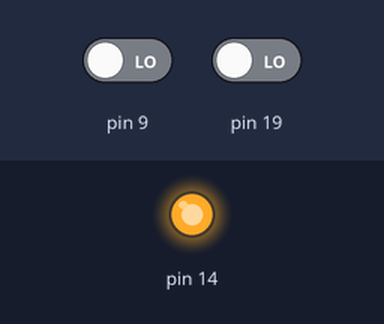
The sketch below on a simulated Arduino Uno, built with avr-gcc and run on an emulated ATmega328P. Shown: output pins drawn as LEDs (lit = HIGH). The test bench sets the inputs (shaded band); at power-on: pin 9 LOW, pin 19 LOW. What the sketch prints to the serial monitor is not drawn.

Above: at 0.1 s.
At 9.1 s:
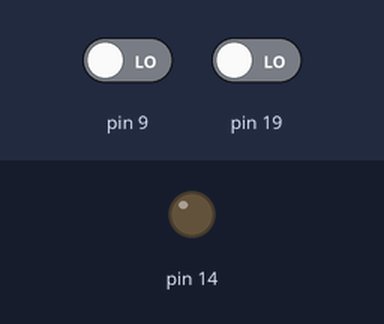
Timing chart, 0 to 10.6 s (numbered marks = the images above):
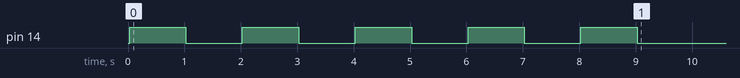

The sketch:

test_SAMD21.ino
```cpp
/**
 * @file Test_SAMD21.ino
 * @author Lee A. Congdon (lee@silversat.org)
 * @brief Test the SAMD21
 * @version 1.0.0
 * @date 2022-07-21
 *
 *
 */

#include "test_SAMD21.h"

constexpr unsigned GPIO_A{14u};

void setup(void)
{

    // Run the tests

    Serial.begin(115200);
    while (!Serial)
        ;
    auto start_time = millis();
    Serial.println();
    Serial.println("Starting SAMD21 Test");
    SAMD21 samd21{};

    // Store and load

    Serial.println("Testing store and load operations");
    samd21.store(1, 42);
    if (samd21.load(1) == 42)
    {
        Serial.println("Store and load successful");
    }
    else
    {
        Serial.println("Store and load failed");
    };

    Serial.println("Store and load operation test complete");

    // Add and multiply

    Serial.println("Testing add and multiply operations");
    if (samd21.add(2, 2) == 4)
    {
        Serial.println("Addition test successful");
    }
    else
    {
        Serial.println("Addition test failed");
    };
    if (samd21.multiply(6, 7) == 42)
    {
        Serial.println("Multiplication test successful");
    }
    else
    {
        Serial.println("Multiplication test failed");
    };

    Serial.println("Add and multiply test complete");

    // Read timer

    Serial.println("Testing timer");
    auto now = samd21.read_timer();
    delay(10);
    if ((samd21.read_timer() - now) > 0)
    {
        Serial.println("Timer test successful");
    }
    else
    {
        Serial.println("Timer test failed");
    };

    Serial.println("Timer test complete");

    // Digital I/O

    Serial.println("Testing digital I/O");
    for (auto count = 1; count < 6; count++)

    // use built in led to verify digital writes

    {
        Serial.print(".");
        samd21.write_digital(GPIO_A, HIGH);
        delay(1000);
        samd21.write_digital(GPIO_A, LOW);
        delay(1000);
    }
    Serial.println("\nDigital write successful");

    // connect J1 pin 5 to ground and J1 pin 6 to +3.3V

    auto pin_J1_5 = samd21.read_digital(9u);
    Serial.print("J1 Pin 5: ");
    Serial.println(pin_J1_5);
    auto pin_J1_6 = samd21.read_digital(19u);
    Serial.print("J1 Pin 6: ");
    Serial.println(pin_J1_6);
    Serial.println("Digital read successful");
    Serial.println("Digital I/O test complete");

    // End of test

    Serial.print("Completed SAMD21 Test Suite in ");
    Serial.print((millis() - start_time) / 1000.0, 3);
    Serial.println(" seconds");
}

void loop(void)
{
}
```

test_SAMD21.cpp
```cpp
/**
 * @file test_SAMD21.cpp
 * @author Lee A. Congdon (lee@silversat.org)
 * @brief SAMD21 self test
 * @version 1.0.0
 * @date 2022-07-21
 *
 *
 */

#include "test_SAMD21.h"
#include <Wire.h>
#include <Arduino.h>

// Create the SAMD21 object

SAMD21::SAMD21(){

};

// Store a value

void SAMD21::store(uint32_t addr, uint32_t value)
{
  if (addr < MEMORY_SIZE)
  {
    _memory[addr] = value;
  }
};

// Load a value

uint32_t SAMD21::load(uint32_t addr)
{
  if (addr < MEMORY_SIZE)
  {
    return _memory[addr];
  }
  else
  {
    return 0x0;
  }
};

// Add two integers

uint64_t SAMD21::add(uint32_t addend1, uint32_t addend2)
{
  return addend1 + addend2;
};

// Multiply two integers

uint64_t SAMD21::multiply(uint32_t multiplicand1, uint32_t multiplicand2)
{
  return multiplicand1 * multiplicand2;
};

// Read the real time counter

uint32_t SAMD21::read_timer()
{
  return micros();
};

// Read a digital pin

bool SAMD21::read_digital(uint8_t pin)
{
  pinMode(pin, INPUT);
  return digitalRead(pin);
};

// Write a digital pin

void SAMD21::write_digital(uint8_t pin, uint8_t value)
{
  pinMode(pin, OUTPUT);
  digitalWrite(pin, value);
};

// Read an analog pin

int16_t SAMD21::read_analog(uint8_t pin)
{
  return analogRead(pin);
};

// Write an analog pin

void SAMD21::write_analog(uint8_t pin, uint8_t value)
{
  analogWrite(pin, value);
};
```

test_SAMD21.h
```cpp
/**
 * @file test_SAMD21.h
 * @author Lee A. Congdon (lee@silversat.org)
 * @brief SAMD21 self test
 * @version 1.0.0
 * @date 2022-07-21
 *
 *
 */

#ifndef TEST_SAMD21_H
#define TEST_SAMD21_H

#define MEMORY_SIZE 8

#include <Arduino.h>

/**
 * @brief Mock SAMD21
 *
 */

class SAMD21
{
public:
  /**
   * @brief Construct a new SAMD21 object
   *
   */

  SAMD21();

  /**
   * @brief Store a value
   *
   * @param addr memory address (0x0 to MEMORY_SIZE - 1)
   * @param value value to store
   */

  void store(uint32_t addr, uint32_t value);

  /**
   * @brief Load a value
   *
   * @param addr memory address (0x0 to MEMORY_SIZE - 1)
   * @return uint32_t value retrieved
   */

  uint32_t load(uint32_t addr);

  /**
   * @brief Add two integers
   *
   * @param addend1 first integer
   * @param addend2 second integer
   * @return uint64_t result
   */

  uint64_t add(uint32_t addend1, uint32_t addend2);

  /**
   * @brief Multiply two integers
   *
   * @param addend1 first integer
   * @param addend2 second integer
   * @return uint64_t result
   */

  uint64_t multiply(uint32_t multiplicand1, uint32_t multiplicand2);

  /**
   * @brief Read the real time counter
   *
   * @return uint32_t timer value
   */

  uint32_t read_timer();

  /**
   * @brief Access the I2C bus
   *
   * @return true if successful
   * @return false otherwise
   */

  bool read_digital(uint8_t pin);

  /**
   * @brief Write a digital pin
   *
   * @param pin the pin to write
   * @return true if successful
   * @return false otherwise
   */

  void write_digital(uint8_t pin, uint8_t value);

  /**
   * @brief Read an analog pin
   *
   * @param pin the pin to read
   * @return int16_t result
   */

  int16_t read_analog(uint8_t pin);

  /**
   * @brief Write an analog pin
   *
   * @param pin the pin to write
   * @return true if successful
   * @return false otherwise
   */
  void write_analog(uint8_t pin, uint8_t value);

  private:
  uint32_t _memory[MEMORY_SIZE] = {0};
};

#endif
```
